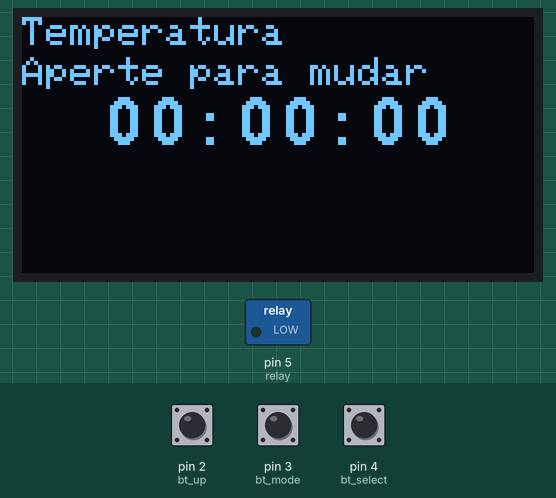
Simulated run of this sketch. Board: Arduino Uno, built with avr-gcc and run on an emulated ATmega328P. Parts: 128×64 one-colour display, switched loads named in the sketch (green lamp = pin HIGH). Inputs (shaded band) come from the test bench; at power-on: pin 3 (bt_mode) HIGH, pin 2 (bt_up) HIGH, pin 4 (bt_select) HIGH. EEPROM starts erased.

Above: at 2.2 s.
2.3 s: pin 3 (bt_mode) pulled LOW for 0.15 s
At 2.9 s:
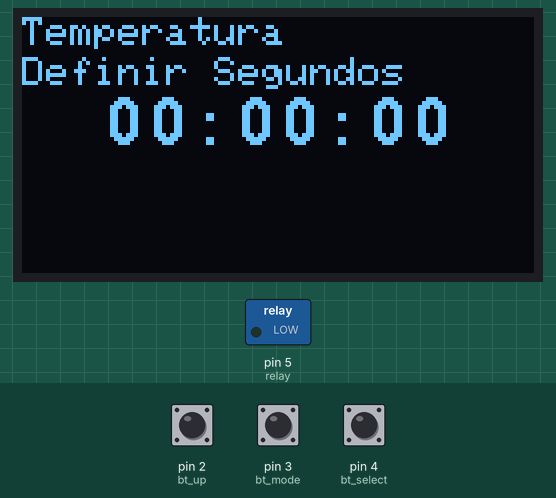
3.9 s: pin 3 (bt_mode) pulled LOW for 1 s
At 4.5 s:
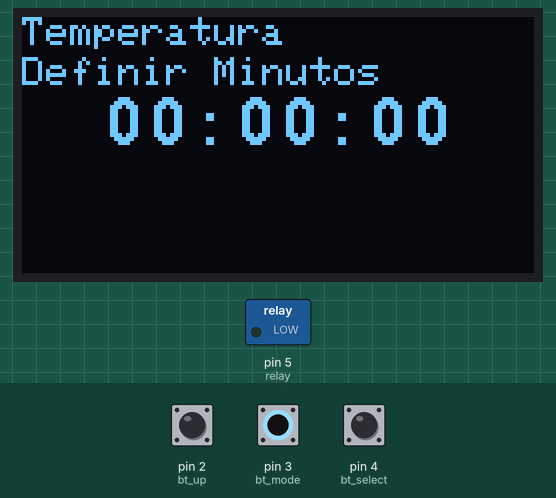
6.4 s: pin 3 (bt_mode) pulled LOW for 0.15 s
At 7.6 s:
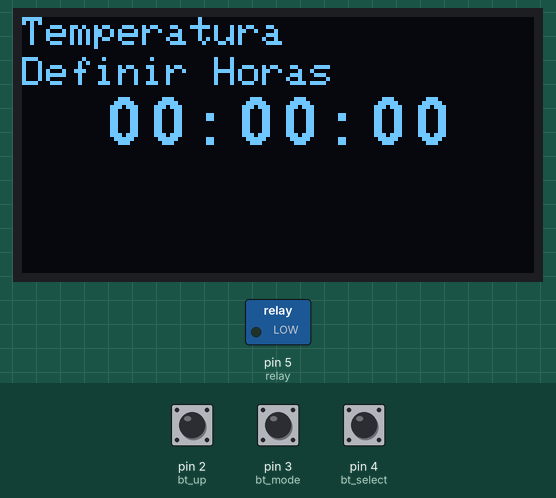
8.0 s: pin 3 (bt_mode) pulled LOW for 3.2 s
At 8.6 s:
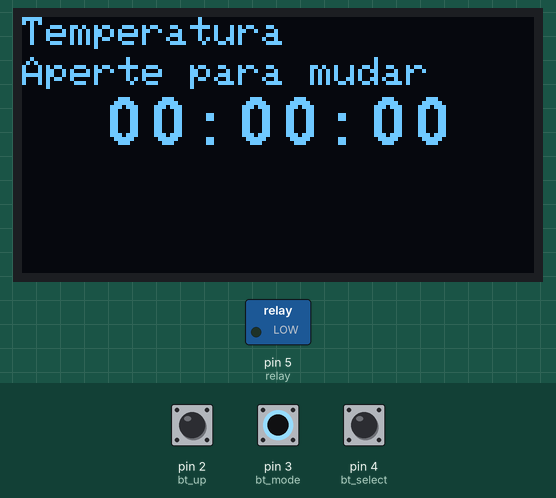
Timing chart, 0 to 11.0 s (numbered marks = the images above; inputs shaded):
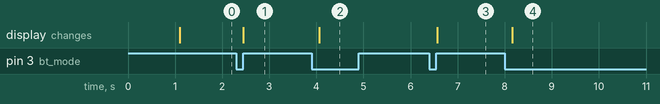

The sketch:

newTimer.ino
```cpp
// Include Wire Library for I2C
#include <Wire.h>

// Include Adafruit Graphics & OLED libraries
#include <Adafruit_GFX.h>
#include <Adafruit_SSD1306.h>
#include <Fonts/FreeMonoBold9pt7b.h>

// Reset pin not used but needed for library
#define OLED_RESET 12
Adafruit_SSD1306 display(OLED_RESET);

#include "Countimer.h"
Countimer tdown;
#include <EEPROM.h>                   // Include the EEPROM library for reading and writing to non-volatile memory

#define bt_select 4                  // Define the pin number for the select button
#define bt_mode 3                    // Define the pin number for the mode button
#define bt_up 2                      // Define the pin number for the up button

int time_s = 0;
int time_m = 0;
int time_h = 0;

int set = 0;
int flag1 = 0, flag2 = 0;

int relay = 5;

bool running = false;

void setup() {
  EEPROM.write(1, 0);
  EEPROM.write(2, 0);
  EEPROM.write(3, 0);

  Wire.begin();
  display.begin(SSD1306_SWITCHCAPVCC, 0x3C);
  Serial.begin(9600);

  pinMode(bt_mode, INPUT_PULLUP);
  pinMode(bt_up, INPUT_PULLUP);
  pinMode(bt_select, INPUT_PULLUP);
  pinMode(relay, OUTPUT);

  // Necessary for the display
  display.setTextColor(WHITE);

  display.clearDisplay();
  // display.setCursor(0, 0);
  // display.print("Countdown  Timer");
  // Set the timer interval to 999 milliseconds and assign the print_time function as the callback function
  tdown.setInterval(print_time, 999);
  eeprom_read();
  delay(1000);
  display.display();
}

void print_time() {
  time_s = time_s-1;

  if(time_s<0){
    time_s=59;
    time_m = time_m-1;
  }
  if(time_m<0){
    time_m=59;
    time_h = time_h-1;
  }
}

void tdownComplete() {
  Serial.print("ok");
}

//tdown.stop();

void loop() {
  tdown.run();

  if (digitalRead(bt_mode) == 0) {
    if (flag1 == 0 && flag2 == 0) {
      flag1 = 1;
      set = set + 1;
      if (set > 3) { set = 0; }
      delay(100);
    }
  } else {
    flag1 = 0;
  }

  if (digitalRead(bt_up) == 0) {
    if (set == 0) {
      tdown.start();
      flag2 = 1;
    }
    if (set == 1) { time_s++; }
    if (set == 2) { time_m++; }
    if (set == 3) { time_h++; }
    if (time_s > 59) { time_s = 0; }
    if (time_m > 59) { time_m = 0; }
    if (time_h > 99) { time_h = 0; }
    if (set > 0) { eeprom_write(); }
    delay(25);
  }

  // if (digitalRead(bt_down) == 0) {
  //   if (set == 0) {
  //     tdown.stop();
  //     flag2 = 0;
  //   }
  //   if (set == 1) { time_s--; }
  //   if (set == 2) { time_m--; }
  //   if (set == 3) { time_h--; }
  //   if (time_s < 0) { time_s = 59; }
  //   if (time_m < 0) { time_m = 59; }
  //   if (time_h < 0) { time_h = 99; }
  //   if (set > 0) { eeprom_write(); }
  //   delay(200);
  // }

  if (digitalRead(bt_select) == 0) {
    // flag2 = 1;
    // eeprom_read();
    // digitalWrite(relay, HIGH);
    // tdown.restart();
    // tdown.start();

    if(running == false) {
      flag2 = 1;
      // eeprom_read();
      // digitalWrite(relay, HIGH);
      tdown.start();

      running = !running;
    } else {
      // flag2 = 1;
      // eeprom_read();
      // digitalWrite(relay, LOW);
      tdown.pause();

      running = !running;
    }
  }

  // display.fillRect(0, 10, 128, 8, BLACK);

  if (set == 0) {
    display.clearDisplay();
    display.setFont(NULL);
    display.setCursor(0, 0);
    display.print("Temperatura");
    display.setFont();
    display.setCursor(0, 10);
    display.print("Aperte para mudar");
  }
  if (set == 1) {
    display.clearDisplay();
    display.setFont(NULL);
    display.setCursor(0, 0);
    display.print("Temperatura");
    display.setFont();
    display.setCursor(0, 10);
    display.print("Definir Segundos");
  }
  if (set == 2) {
    display.clearDisplay();
    display.setFont(NULL);
    display.setCursor(0, 0);
    display.print("Temperatura");
    display.setFont();
    display.setCursor(0, 10);
    display.print("Definir Minutos");
  }
  if (set == 3) {
    display.clearDisplay();
    display.setFont(NULL);
    display.setCursor(0, 0);
    display.print("Temperatura");
    display.setFont();
    display.setCursor(0, 10);
    display.print("Definir Horas");
  }

  display.setCursor(20, 25);
  display.setFont(&FreeMonoBold9pt7b);
  if (time_h <= 9) { display.print("0"); }
  display.print(time_h);
  display.print(":");
  if (time_m <= 9) { display.print("0"); }
  display.print(time_m);
  display.print(":");
  if (time_s <= 9) { display.print("0"); }
  display.print(time_s);
  display.print("   ");

  if (time_s == 0 && time_m == 0 && time_h == 0 && flag2 == 1) {
    flag2 = 0;
    tdown.stop();
    digitalWrite(relay, LOW);
    tdownComplete();
  }

  if (flag2 == 1) {
    digitalWrite(relay, HIGH);
  } else {
    digitalWrite(relay, LOW);
  }

  delay(1);
  display.display();
}

void eeprom_write() {
  EEPROM.write(1, time_s);
  EEPROM.write(2, time_m);
  EEPROM.write(3, time_h);
}

void eeprom_read() {
  time_s = EEPROM.read(1);
  time_m = EEPROM.read(2);
  time_h = EEPROM.read(3);
}
```

Measured:
- after the input at 2.3 s, the display: changes after 0.15 s (image 1)
- after the input at 3.9 s, the display: changes after 0.16 s (image 2)
- after the input at 6.4 s, the display: changes after 0.16 s (image 3)
- after the input at 8.0 s, the display: changes after 0.16 s (image 4)
